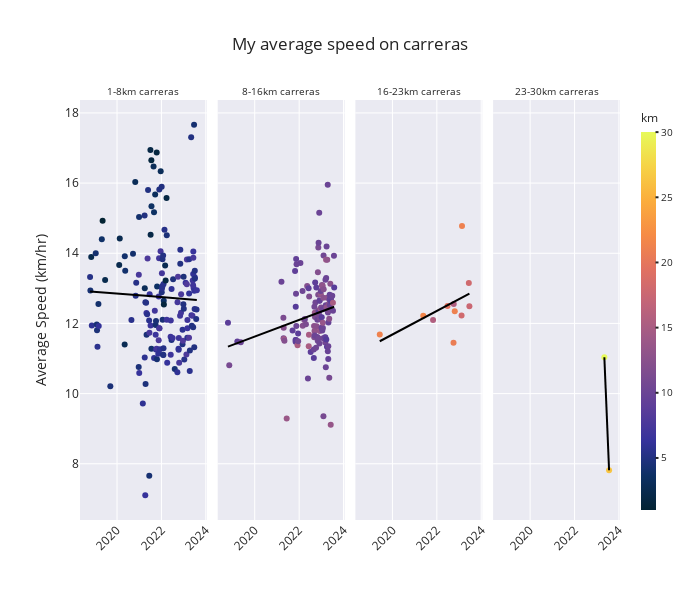

Notebook cell for this chart:
### Markdown cell above
## Análisis de las actividades de carrera

### Code cell
# Find the activity with the most kms
most_kms = (
    df_km.groupby(by=["Activity Type"], as_index=False)
    .sum()
    .sort_values(by="total_distance_km")
)

# Define an activity here
activity = most_kms["Activity Type"].values[1]

# Generating four bins based on the Distance column
speed = df.loc[df["Activity Type"] == activity]
cats, bins = pd.cut(speed["Distance (km)"], 4, precision=0, retbins=True)
bins = np.around(bins, 0).astype(int)
bin_labels = []
for i in range(0, 4):
    bin_labels.append(
        f"{bins[i]}-{str(bins[i + 1])}km {activity.lower()}s"
    )
speed.insert(
    0, "distance_bin", pd.cut(speed["Distance (km)"], 4, precision=0, labels=bin_labels)
)

# Create a scatter plot with four subplots
fig_s = px.scatter(
    speed,
    x="Activity Date",
    y="Average Speed (km/hr)",
    facet_col="distance_bin",
    color="Distance (km)",
    trendline="ols",  # Add a black trend line
    trendline_color_override="black",
    color_continuous_scale="thermal",  # Define a color scale
    title="My average speed on " + activity.lower() + "s",  # Set title text
    category_orders={"distance_bin": bin_labels},  # Ascending order
    custom_data=["Activity Name", "Distance (km)", "Elevation Gain"],  # Variables for the hover text
)

# Customize the hover text
fig_s.update_traces(
    hovertemplate="Activity Name: %{customdata[0]}<br>"
    "Activity date: %{x|%Y-%m-%d}<br>"
    "Distance (km): %{customdata[1]:.1f}<br>"
    "Average speed (km/hr): %{y:.1f}<br>"
    "Elevation gain: %{customdata[2]:.1f}"
)

# Adjust the size and layout
fig_s.update_layout(
    autosize=False,
    width=700,
    height=600,
    template="seaborn",  # Others options: "plotly", "plotly_dark", "ggplot2", "seaborn", "simple_white"
)

# Hide subplot annotations and x-axis titles
fig_s.for_each_annotation(lambda a: a.update(text=a.text.split("=")[-1]))
for axis in fig_s.layout:
    if type(fig_s.layout[axis]) == go.layout.XAxis:
        fig_s.layout[axis].title.text = ""

# Rotate xtick labels
fig_s.update_xaxes(tickangle=-45)

# Set size of bin labels
fig_s.update_annotations(font=dict(size=10))

# Make the color bar smaller
fig_s.update_coloraxes(
    colorbar_thickness=15,
    colorbar_title_text="km",
    colorbar_title_font_size=12,
    colorbar_tickfont_size=10,
    colorbar_ticklen=3,
)

fig_s.show()

### Figure 1 — Plotly figure (JSON) as saved in the notebook; plotly's stock layout.template omitted (floating-point values rounded to 4 significant figures; data arrays with more than 128 entries replaced by an {"elided": "..."} marker saying what was removed)
{"data": [{"customdata": {"elided": "155x3 mixed values"}, "hovertemplate": "Activity Name: %{customdata[0]}<br>Activity date: %{x|%Y-%m-%d}<br>Distance (km): %{customdata[1]:.1f}<br>Average speed (km/hr): %{y:.1f}<br>Elevation gain: %{customdata[2]:.1f}", "legendgroup": "", "marker": {"color": {"elided": "155 float values"}, "coloraxis": "coloraxis", "symbol": "circle"}, "mode": "markers", "name": "", "orientation": "v", "showlegend": false, "type": "scatter", "x": {"elided": "155 str values"}, "xaxis": "x", "y": {"elided": "155 float values"}, "yaxis": "y"}, {"hovertemplate": "Activity Name: %{customdata[0]}<br>Activity date: %{x|%Y-%m-%d}<br>Distance (km): %{customdata[1]:.1f}<br>Average speed (km/hr): %{y:.1f}<br>Elevation gain: %{customdata[2]:.1f}", "legendgroup": "", "line": {"color": "black"}, "marker": {"symbol": "circle"}, "mode": "lines", "name": "", "showlegend": false, "type": "scatter", "x": {"elided": "155 str values"}, "xaxis": "x", "y": {"elided": "155 float values"}, "yaxis": "y"}, {"customdata": {"elided": "125x3 mixed values"}, "hovertemplate": "Activity Name: %{customdata[0]}<br>Activity date: %{x|%Y-%m-%d}<br>Distance (km): %{customdata[1]:.1f}<br>Average speed (km/hr): %{y:.1f}<br>Elevation gain: %{customdata[2]:.1f}", "legendgroup": "", "marker": {"color": [8.753, 11.11, 9.121, 10.02, 10.01, 11.29, 11.09, 12.28, 14.17, 12.02, 13.87, 9.138, 9.19, 9.396, 9.095, 8.502, 8.904, 10.08, 9.413, 10.09, 10.04, 15.28, 8.848, 10.6, 10.0, 10.3, 12.04, 12.5, 10.5, 11.32, 12.03, 10.01, 9.047, 15.1, 15.02, 11.55, 9.003, 10.04, 8.654, 12.5, 11.63, 10.61, 13.11, 10.02, 13.51, 11.5, 9.034, 10.5, 10.38, 9.003, 12.52, 10.01, 10.01, 10.5, 12.0, 11.57, 11.52, 11.0, 10.44, 10.02, 8.882, 10.26, 10.71, 13.0, 10.9, 11.08, 11.02, 9.324, 13.5, 14.0, 13.5, 10.11, 11.44, 8.711, 10.15, 14.33, 10.02, 12.02, 10.02, 10.14, 13.02, 13.6, 10.25, 10.54, 10.01, 12.07, 12.43, 10, 10.47, 9.998, 9.112, 10.66, 10.01, 10.03, 14.01, 8.309, 10.01, 10.0, 13.0, 8.638, 12.68, 13.01, 10.07, 10.06, 9.871, 11.0, 9.749, 9.521, 10.04, 12.18, 9.573, 9.233, 12.51, 11.02, 12.52, 10.01, 10.0, 13.57, 8.501, 9.635, 9.997, 10.01, 15.05, 10.0, 8.504], "coloraxis": "coloraxis", "symbol": "circle"}, "mode": "markers", "name": "", "orientation": "v", "showlegend": false, "type": "scatter", "x": ["2018-10-17T17:05:02", "2018-11-07T19:13:43", "2019-03-20T17:57:36", "2019-05-16T18:09:32", "2021-03-15T18:15:20", "2021-04-16T15:35:46", "2021-04-19T17:05:10", "2021-04-21T15:06:10", "2021-04-26T16:55:22", "2021-05-03T16:25:36", "2021-06-09T16:58:05", "2021-09-14T17:09:02", "2021-10-25T16:35:10", "2021-11-02T16:02:25", "2021-11-03T15:32:53", "2021-11-05T15:31:42", "2021-11-08T15:52:43", "2021-11-10T15:51:24", "2021-11-12T15:23:27", "2021-11-15T15:41:10", "2021-11-19T15:33:32", "2021-12-05T09:54:44", "2021-12-14T15:28:31", "2021-12-15T15:09:54", "2022-01-21T15:39:58", "2022-02-25T17:55:26", "2022-02-28T17:29:08", "2022-03-26T10:07:58", "2022-04-04T17:34:08", "2022-04-22T14:13:28", "2022-05-12T17:36:43", "2022-05-25T16:14:54", "2022-06-05T09:57:48", "2022-06-07T16:52:44", "2022-06-11T06:15:03", "2022-06-14T17:56:14", "2022-07-09T06:59:38", "2022-08-29T17:42:33", "2022-08-30T16:52:57", "2022-09-03T07:49:29", "2022-09-05T17:44:43", "2022-09-08T16:00:29", "2022-09-10T07:59:47", "2022-09-12T15:23:45", "2022-09-14T17:09:26", "2022-09-18T08:32:00", "2022-09-21T14:37:39", "2022-09-25T17:00:07", "2022-10-06T17:01:59", "2022-10-10T15:23:15", "2022-10-15T07:59:02", "2022-10-26T11:29:33", "2022-10-27T16:46:11", "2022-11-02T16:03:30", "2022-11-05T10:42:59", "2022-11-09T18:04:53", "2022-11-10T17:55:48", "2022-11-12T10:00:34", "2022-11-15T12:29:43", "2022-11-16T18:01:55", "2022-11-23T12:22:23", "2022-11-30T17:55:17", "2022-12-03T11:29:44", "2022-12-06T10:45:42", "2022-12-08T15:24:56", "2023-02-04T09:17:02", "2022-12-03T00:35:32", "2022-12-02T18:54:39", "2022-12-18T10:20:28", "2022-12-17T09:55:54", "2022-12-23T15:37:32", "2022-12-21T17:37:19", "2022-12-29T12:02:08", "2023-01-07T15:06:24", "2023-01-04T12:03:45", "2023-01-14T10:16:43", "2023-01-09T16:45:33", "2023-01-12T18:04:06", "2023-01-16T16:26:39", "2023-01-26T17:15:31", "2023-01-22T11:00:02", "2023-01-25T16:16:43", "2023-01-31T12:38:28", "2023-02-06T19:00:35", "2023-01-23T12:32:18", "2023-02-08T12:30:16", "2023-02-01T17:45:03", "2022-11-27T08:15:47", "2023-03-01T12:36:23", "2023-03-09T17:16:24", "2023-03-07T17:14:09", "2023-03-06T16:35:46", "2023-03-14T16:31:23", "2023-03-15T16:28:45", "2023-03-19T11:52:03", "2023-03-23T18:10:28", "2023-03-21T12:33:45", "2023-03-28T11:33:29", "2023-03-26T08:09:43", "2023-04-03T16:16:52", "2023-04-05T16:30:06", "2023-04-08T07:25:56", "2023-04-16T06:52:54", "2023-04-19T11:32:48", "2023-04-17T15:44:46", "2023-04-21T16:28:10", "2023-04-27T19:18:00", "2023-04-24T18:15:16", "2023-04-25T15:14:41", "2023-05-02T11:33:44", "2023-05-18T15:19:31", "2023-05-17T04:42:46", "2023-05-10T16:41:26", "2023-05-11T16:16:42", "2023-05-28T18:00:57", "2023-05-22T11:27:20", "2023-05-31T16:35:36", "2023-06-04T09:05:25", "2023-06-12T19:11:00", "2023-06-14T16:44:08", "2023-06-29T19:22:21", "2023-07-11T17:33:51", "2023-07-10T17:14:48", "2023-07-27T17:24:40", "2023-07-31T06:50:29"], "xaxis": "x2", "y": [12.02, 10.8, 11.48, 11.47, 13.19, 12.16, 11.57, 11.88, 11.56, 11.5, 9.292, 11.8, 13.49, 11.53, 11.48, 12.48, 11.53, 12.85, 13.84, 11.93, 13.69, 11.38, 11.72, 11.5, 13.72, 12.92, 11.93, 12.1, 12.13, 11.98, 13.06, 10.43, 13.0, 11.35, 11.67, 12.77, 11.18, 11.25, 11.02, 11.93, 11.61, 12.48, 11.78, 11.66, 12.3, 12.18, 13.17, 12.6, 11.31, 13.02, 11.92, 11.61, 12.11, 11.51, 13.46, 12.37, 12.81, 14.17, 11.58, 14.3, 12.33, 11.43, 12.65, 11.79, 12.12, 9.355, 12.21, 12.64, 11.81, 12.41, 12.83, 12.92, 12.46, 12.18, 11.88, 13.08, 11.88, 13.09, 11.8, 11.87, 13.07, 12.02, 11.58, 13.93, 12.41, 12.97, 12.73, 15.15, 11.6, 13.25, 11.61, 11.46, 12.52, 10.75, 13.81, 11.54, 13.3, 14.2, 12.45, 11.33, 12.73, 13.81, 15.95, 12.31, 11.21, 12.36, 12.03, 10.99, 11.35, 12.55, 12.82, 12.68, 12.13, 10.45, 13.13, 12.53, 12.66, 9.11, 12.64, 12.75, 12.79, 12.36, 12.59, 13.93, 13.03], "yaxis": "y2"}, {"hovertemplate": "Activity Name: %{customdata[0]}<br>Activity date: %{x|%Y-%m-%d}<br>Distance (km): %{customdata[1]:.1f}<br>Average speed (km/hr): %{y:.1f}<br>Elevation gain: %{customdata[2]:.1f}", "legendgroup": "", "line": {"color": "black"}, "marker": {"symbol": "circle"}, "mode": "lines", "name": "", "showlegend": false, "type": "scatter", "x": ["2018-10-17T17:05:02", "2018-11-07T19:13:43", "2019-03-20T17:57:36", "2019-05-16T18:09:32", "2021-03-15T18:15:20", "2021-04-16T15:35:46", "2021-04-19T17:05:10", "2021-04-21T15:06:10", "2021-04-26T16:55:22", "2021-05-03T16:25:36", "2021-06-09T16:58:05", "2021-09-14T17:09:02", "2021-10-25T16:35:10", "2021-11-02T16:02:25", "2021-11-03T15:32:53", "2021-11-05T15:31:42", "2021-11-08T15:52:43", "2021-11-10T15:51:24", "2021-11-12T15:23:27", "2021-11-15T15:41:10", "2021-11-19T15:33:32", "2021-12-05T09:54:44", "2021-12-14T15:28:31", "2021-12-15T15:09:54", "2022-01-21T15:39:58", "2022-02-25T17:55:26", "2022-02-28T17:29:08", "2022-03-26T10:07:58", "2022-04-04T17:34:08", "2022-04-22T14:13:28", "2022-05-12T17:36:43", "2022-05-25T16:14:54", "2022-06-05T09:57:48", "2022-06-07T16:52:44", "2022-06-11T06:15:03", "2022-06-14T17:56:14", "2022-07-09T06:59:38", "2022-08-29T17:42:33", "2022-08-30T16:52:57", "2022-09-03T07:49:29", "2022-09-05T17:44:43", "2022-09-08T16:00:29", "2022-09-10T07:59:47", "2022-09-12T15:23:45", "2022-09-14T17:09:26", "2022-09-18T08:32:00", "2022-09-21T14:37:39", "2022-09-25T17:00:07", "2022-10-06T17:01:59", "2022-10-10T15:23:15", "2022-10-15T07:59:02", "2022-10-26T11:29:33", "2022-10-27T16:46:11", "2022-11-02T16:03:30", "2022-11-05T10:42:59", "2022-11-09T18:04:53", "2022-11-10T17:55:48", "2022-11-12T10:00:34", "2022-11-15T12:29:43", "2022-11-16T18:01:55", "2022-11-23T12:22:23", "2022-11-27T08:15:47", "2022-11-30T17:55:17", "2022-12-02T18:54:39", "2022-12-03T00:35:32", "2022-12-03T11:29:44", "2022-12-06T10:45:42", "2022-12-08T15:24:56", "2022-12-17T09:55:54", "2022-12-18T10:20:28", "2022-12-21T17:37:19", "2022-12-23T15:37:32", "2022-12-29T12:02:08", "2023-01-04T12:03:45", "2023-01-07T15:06:24", "2023-01-09T16:45:33", "2023-01-12T18:04:06", "2023-01-14T10:16:43", "2023-01-16T16:26:39", "2023-01-22T11:00:02", "2023-01-23T12:32:18", "2023-01-25T16:16:43", "2023-01-26T17:15:31", "2023-01-31T12:38:28", "2023-02-01T17:45:03", "2023-02-04T09:17:02", "2023-02-06T19:00:35", "2023-02-08T12:30:16", "2023-03-01T12:36:23", "2023-03-06T16:35:46", "2023-03-07T17:14:09", "2023-03-09T17:16:24", "2023-03-14T16:31:23", "2023-03-15T16:28:45", "2023-03-19T11:52:03", "2023-03-21T12:33:45", "2023-03-23T18:10:28", "2023-03-26T08:09:43", "2023-03-28T11:33:29", "2023-04-03T16:16:52", "2023-04-05T16:30:06", "2023-04-08T07:25:56", "2023-04-16T06:52:54", "2023-04-17T15:44:46", "2023-04-19T11:32:48", "2023-04-21T16:28:10", "2023-04-24T18:15:16", "2023-04-25T15:14:41", "2023-04-27T19:18:00", "2023-05-02T11:33:44", "2023-05-10T16:41:26", "2023-05-11T16:16:42", "2023-05-17T04:42:46", "2023-05-18T15:19:31", "2023-05-22T11:27:20", "2023-05-28T18:00:57", "2023-05-31T16:35:36", "2023-06-04T09:05:25", "2023-06-12T19:11:00", "2023-06-14T16:44:08", "2023-06-29T19:22:21", "2023-07-10T17:14:48", "2023-07-11T17:33:51", "2023-07-27T17:24:40", "2023-07-31T06:50:29"], "xaxis": "x2", "y": [11.34, 11.35, 11.44, 11.48, 11.91, 11.93, 11.93, 11.94, 11.94, 11.94, 11.97, 12.03, 12.06, 12.06, 12.06, 12.06, 12.07, 12.07, 12.07, 12.07, 12.07, 12.08, 12.09, 12.09, 12.11, 12.14, 12.14, 12.16, 12.16, 12.17, 12.19, 12.2, 12.2, 12.2, 12.21, 12.21, 12.22, 12.26, 12.26, 12.26, 12.26, 12.26, 12.27, 12.27, 12.27, 12.27, 12.27, 12.28, 12.28, 12.29, 12.29, 12.3, 12.3, 12.3, 12.3, 12.3, 12.31, 12.31, 12.31, 12.31, 12.31, 12.32, 12.32, 12.32, 12.32, 12.32, 12.32, 12.32, 12.33, 12.33, 12.33, 12.33, 12.34, 12.34, 12.34, 12.34, 12.35, 12.35, 12.35, 12.35, 12.35, 12.35, 12.36, 12.36, 12.36, 12.36, 12.36, 12.36, 12.38, 12.38, 12.38, 12.38, 12.39, 12.39, 12.39, 12.39, 12.39, 12.39, 12.39, 12.4, 12.4, 12.4, 12.41, 12.41, 12.41, 12.41, 12.41, 12.41, 12.41, 12.42, 12.42, 12.42, 12.43, 12.43, 12.43, 12.43, 12.44, 12.44, 12.44, 12.45, 12.46, 12.46, 12.46, 12.47, 12.48], "yaxis": "y2"}, {"customdata": [["Atletismo al anochecer", 21.21, 137.1], ["Carrera a la hora del almuerzo", 21.52, 88.2], ["Carrera de tarde", 15.61, 123.8], ["Carrera de noche", 19.59, 153.2], ["Carrera a la hora del almuerzo", 20.65, 92.61], ["Carrera de noche", 15.57, 39.07], ["Media maratón bilbao", 21.1, null], ["Carrera de mañana", 18.03, 70.64], ["Media maratón Barcelona ", 21.1, 0], ["Carrera de mañana", 18.01, 36.61], ["Carrera de tarde", 17.53, 37.17]], "hovertemplate": "Activity Name: %{customdata[0]}<br>Activity date: %{x|%Y-%m-%d}<br>Distance (km): %{customdata[1]:.1f}<br>Average speed (km/hr): %{y:.1f}<br>Elevation gain: %{customdata[2]:.1f}", "legendgroup": "", "marker": {"color": [21.21, 21.52, 15.61, 19.59, 20.65, 15.57, 21.1, 18.03, 21.1, 18.01, 17.53], "coloraxis": "coloraxis", "symbol": "circle"}, "mode": "markers", "name": "", "orientation": "v", "showlegend": false, "type": "scatter", "x": ["2019-06-06T17:39:16", "2021-05-22T09:34:09", "2021-10-30T15:10:20", "2022-06-25T16:42:45", "2022-10-02T09:56:02", "2022-10-05T16:56:08", "2022-10-22T17:00:10", "2023-02-11T09:52:38", "2023-02-19T07:30:06", "2023-06-11T08:29:34", "2023-06-20T14:28:36"], "xaxis": "x3", "y": [11.68, 12.22, 12.09, 12.5, 11.45, 12.55, 12.35, 12.23, 14.78, 13.15, 12.49], "yaxis": "y3"}, {"hovertemplate": "Activity Name: %{customdata[0]}<br>Activity date: %{x|%Y-%m-%d}<br>Distance (km): %{customdata[1]:.1f}<br>Average speed (km/hr): %{y:.1f}<br>Elevation gain: %{customdata[2]:.1f}", "legendgroup": "", "line": {"color": "black"}, "marker": {"symbol": "circle"}, "mode": "lines", "name": "", "showlegend": false, "type": "scatter", "x": ["2019-06-06T17:39:16", "2021-05-22T09:34:09", "2021-10-30T15:10:20", "2022-06-25T16:42:45", "2022-10-02T09:56:02", "2022-10-05T16:56:08", "2022-10-22T17:00:10", "2023-02-11T09:52:38", "2023-02-19T07:30:06", "2023-06-11T08:29:34", "2023-06-20T14:28:36"], "xaxis": "x3", "y": [11.49, 12.15, 12.3, 12.52, 12.61, 12.61, 12.63, 12.73, 12.74, 12.84, 12.85], "yaxis": "y3"}, {"customdata": [["Carrera de mañana", 30.01, 149.4], ["Carrera de mañana", 26.38, 1268.0]], "hovertemplate": "Activity Name: %{customdata[0]}<br>Activity date: %{x|%Y-%m-%d}<br>Distance (km): %{customdata[1]:.1f}<br>Average speed (km/hr): %{y:.1f}<br>Elevation gain: %{customdata[2]:.1f}", "legendgroup": "", "marker": {"color": [30.01, 26.38], "coloraxis": "coloraxis", "symbol": "circle"}, "mode": "markers", "name": "", "orientation": "v", "showlegend": false, "type": "scatter", "x": ["2023-05-06T07:22:12", "2023-07-23T06:00:29"], "xaxis": "x4", "y": [11.04, 7.813], "yaxis": "y4"}, {"hovertemplate": "Activity Name: %{customdata[0]}<br>Activity date: %{x|%Y-%m-%d}<br>Distance (km): %{customdata[1]:.1f}<br>Average speed (km/hr): %{y:.1f}<br>Elevation gain: %{customdata[2]:.1f}", "legendgroup": "", "line": {"color": "black"}, "marker": {"symbol": "circle"}, "mode": "lines", "name": "", "showlegend": false, "type": "scatter", "x": ["2023-05-06T07:22:12", "2023-07-23T06:00:29"], "xaxis": "x4", "y": [11.04, 7.813], "yaxis": "y4"}], "layout": {"annotations": [{"font": {"size": 10}, "showarrow": false, "text": "1-8km carreras", "x": 0.1175, "xanchor": "center", "xref": "paper", "y": 1, "yanchor": "bottom", "yref": "paper"}, {"font": {"size": 10}, "showarrow": false, "text": "8-16km carreras", "x": 0.3725, "xanchor": "center", "xref": "paper", "y": 1, "yanchor": "bottom", "yref": "paper"}, {"font": {"size": 10}, "showarrow": false, "text": "16-23km carreras", "x": 0.6275, "xanchor": "center", "xref": "paper", "y": 1, "yanchor": "bottom", "yref": "paper"}, {"font": {"size": 10}, "showarrow": false, "text": "23-30km carreras", "x": 0.8825, "xanchor": "center", "xref": "paper", "y": 1, "yanchor": "bottom", "yref": "paper"}], "autosize": false, "coloraxis": {"colorbar": {"thickness": 15, "tickfont": {"size": 10}, "ticklen": 3, "title": {"font": {"size": 12}, "text": "km"}}, "colorscale": [[0, "rgb(3, 35, 51)"], [0.09091, "rgb(13, 48, 100)"], [0.1818, "rgb(53, 50, 155)"], [0.2727, "rgb(93, 62, 153)"], [0.3636, "rgb(126, 77, 143)"], [0.4545, "rgb(158, 89, 135)"], [0.5455, "rgb(193, 100, 121)"], [0.6364, "rgb(225, 113, 97)"], [0.7273, "rgb(246, 139, 69)"], [0.8182, "rgb(251, 173, 60)"], [0.9091, "rgb(246, 211, 70)"], [1, "rgb(231, 250, 90)"]]}, "height": 600, "legend": {"tracegroupgap": 0}, "title": {"text": "My average speed on carreras"}, "width": 700, "xaxis": {"anchor": "y", "domain": [0, 0.235], "tickangle": -45, "title": {"text": ""}}, "xaxis2": {"anchor": "y2", "domain": [0.255, 0.49], "matches": "x", "tickangle": -45, "title": {"text": ""}}, "xaxis3": {"anchor": "y3", "domain": [0.51, 0.745], "matches": "x", "tickangle": -45, "title": {"text": ""}}, "xaxis4": {"anchor": "y4", "domain": [0.765, 1.0], "matches": "x", "tickangle": -45, "title": {"text": ""}}, "yaxis": {"anchor": "x", "domain": [0, 1], "title": {"text": "Average Speed (km/hr)"}}, "yaxis2": {"anchor": "x2", "domain": [0, 1], "matches": "y", "showticklabels": false}, "yaxis3": {"anchor": "x3", "domain": [0, 1], "matches": "y", "showticklabels": false}, "yaxis4": {"anchor": "x4", "domain": [0, 1], "matches": "y", "showticklabels": false}}}
